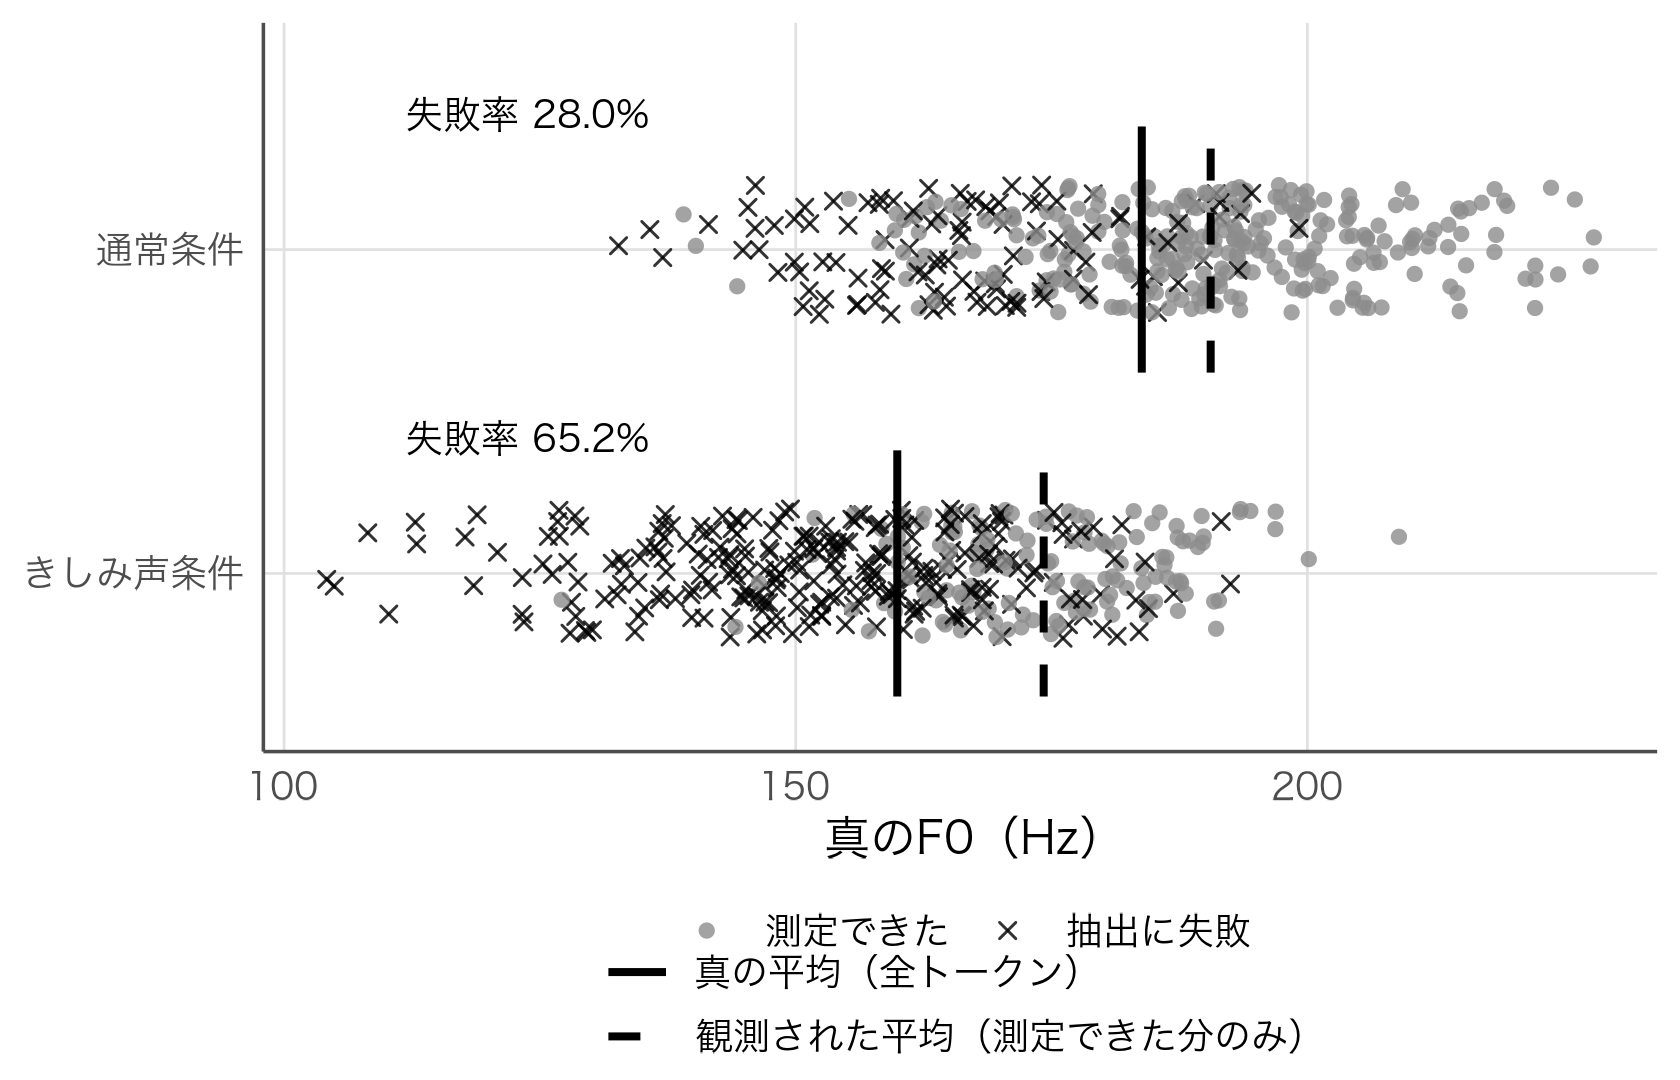

Write R code to recreate this figure.
# 第15章 図15-3：情報を持つ欠測（15.4節・notebook ch15 と同一のデータ生成、seed 16）
suppressPackageStartupMessages(library(tidyverse))
source("figures/style.R")
set.seed(16)
n_speaker <- 20; n_item <- 40
f0_data <- expand_grid(speaker = sprintf("S%02d", 1:n_speaker), item = 1:n_item) %>%
  mutate(cond = rep(c("modal", "creaky"), length.out = n()),
         f0_true = 180 + if_else(cond == "creaky", -25, 0) +
           rnorm(n_speaker, 0, 15)[as.integer(factor(speaker))] + rnorm(n(), 0, 12),
         p_fail = plogis(-1.0 - 0.10 * (f0_true - 180)),
         failed = rbinom(n(), 1, p_fail),
         f0_obs = if_else(failed == 1, NA_real_, f0_true))
s <- f0_data %>% group_by(cond) %>%
  summarise(fail = mean(failed), true = mean(f0_true), obs = mean(f0_obs, na.rm = TRUE))
print(s)
cat(sprintf("diff true %.2f obs %.2f\n", s$true[s$cond=="modal"]-s$true[s$cond=="creaky"], s$obs[s$cond=="modal"]-s$obs[s$cond=="creaky"]))
lv <- c(creaky = "きしみ声条件", modal = "通常条件")
d <- f0_data %>% mutate(c2 = factor(lv[cond], levels = lv), status = if_else(failed == 1, "抽出に失敗", "測定できた"))
m <- s %>% mutate(c2 = factor(lv[cond], levels = lv)) %>% pivot_longer(c(true, obs), names_to = "kind", values_to = "m") %>%
  mutate(kind = factor(kind, levels = c("true", "obs"), labels = c("真の平均（全トークン）", "観測された平均（測定できた分のみ）")))
lab <- s %>% mutate(c2 = factor(lv[cond], levels = lv), lab = sprintf("失敗率 %.1f%%", 100 * fail))
set.seed(1)
p <- ggplot(d, aes(f0_true, c2)) +
  geom_jitter(aes(shape = status, colour = status), height = 0.2, size = 1.5, alpha = 0.8) +
  geom_segment(data = m, aes(x = m, xend = m, y = as.integer(c2) - 0.38, yend = as.integer(c2) + 0.38, linetype = kind), linewidth = 0.9, colour = "black") +
  geom_text(data = lab, aes(x = 112, y = as.integer(c2) + 0.42, label = lab), inherit.aes = FALSE, hjust = 0, family = "hira", size = 3.2) +
  scale_shape_manual(values = c("測定できた" = 16, "抽出に失敗" = 4), name = NULL) +
  scale_colour_manual(values = c("測定できた" = "grey55", "抽出に失敗" = "black"), name = NULL) +
  scale_linetype_manual(values = c("solid", "dashed"), name = NULL) +
  guides(shape = guide_legend(order = 1, nrow = 1), colour = guide_legend(order = 1, nrow = 1), linetype = guide_legend(order = 2, nrow = 2)) +
  scale_y_discrete(expand = expansion(add = c(0.55, 0.7))) +
  labs(x = "真のF0（Hz）", y = NULL) + theme(legend.box = "vertical", legend.spacing.y = unit(0, "pt"), legend.margin = margin(0,0,0,0), legend.key.height = unit(10, "pt"))
save_fig(p, "ch15_informative_missing", w = 5.6, h = 3.6)
